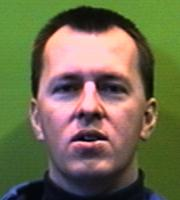
#> input picture q3_image_colorization/faces_sets/training_set/cgboyc.13.jpg, 180 x 200 px, found by its file name; its folder holds 4 pictures in this run
$ python app2.py
#> lines starting #> are read from the running program, lines starting #| are printed output that depends on the picture
#| Num of loaded images: 1
### dataset.py
"""
@ Author: Netanel Stern
@ ID: 206342255
@ Date: 12/02/2023
"""

"""
Dataset module for image colorizer

The module loads the data from given path and create a dataset
for the model.
"""


from skimage import io
import numpy as np
import os


class ImagesDataset:

    def __init__(self, path=None, formats=['jpg'], images=None):
        """
        Initialize the dataset

        Parameters
        ----------
        path : str, optional
            The path to the data.
        formats : list, optional
            The formats of the images. The default is ['jpg'].
        images : list, optional

        Returns
        -------
        None.

        """

        self.path = path
        self.formats = formats

        if images is not None:
            self.images = images
        else:
            self.images = []

    # [85 lines left out: functions set_path, set_formats, get_formats, get_images, __len__, __iter__, not called in this run]

    def load(self, verbose=False):
        """
        Load data for the dataset from given path

        Returns
        -------
        None.

        """

        for fname in os.walk(self.path).__next__()[2]:
            if fname.split('.')[-1] in self.formats:

                img_path = os.path.join(self.path, fname)

                if verbose:
                    print('Loading image: {}'.format(img_path))

                self.images.append(io.imread(img_path))

                if verbose:
                    print('Num of loaded images: {}'.format(len(self.images)))

# [4 lines that do not run on import are left out]

### image_util.py
"""
@ Author:  Netanel Stern
@ ID:      206342255
@ Date:    12/02/2023
"""

"""
Image Util provide some useful functions for image processing
"""

from skimage import io, color
import numpy as np

# [67 lines left out: functions read_image, convert_rgb_to_lab, convert_lab_to_rgb, convert_grayscale_to_rgb, not called in this run]


def convert_rgb_to_grayscale(image, method='average'):
    """
    Convert the image to grayscale

    Parameters
    ----------
    image : numpy array
        The image to convert.
    method : str, optional
        The method to use for conversion. The default is 'average'.
        The available methods are:
            'average' - average the three channels.
            'luminosity' - use the luminosity method.
            'red' - use the red channel.
            'green' - use the green channel.
            'blue' - use the blue channel.

    Returns
    -------
    numpy array
        The grayscale image.

    Raises
    ------
    ValueError
        If the method is invalid.
    """

    if method == 'average':
        return color.rgb2gray(image)
    elif method == 'luminosity':
        return color.rgb2lab(image)[:, :, 0]
    elif method == 'red':
        return image[:, :, 0]
    elif method == 'green':
        return image[:, :, 1]
    elif method == 'blue':
        return image[:, :, 2]
    else:
        raise ValueError('Invalid method')

def normalize_image(image, top_val=255, convert_to_int=False):
    """
    Normalize image pixels value to range [0, top_val]
    The return image is in the same shape as the input image

    Parameters
    ----------
    image : numpy array
        The image to normalize.
    top_val : int, optional
        The top value to normalize to. The default is 255.
    convert_to_int : bool, optional
        If True, the image will be converted to int. The default is False.

    Returns
    -------
    numpy array
        The normalized image.
    """

    image_dim = image.shape
    image = image.flatten()

    min_val = np.min(image)
    max_val = np.max(image)

    image = (image - min_val) / (max_val - min_val) * top_val

    if convert_to_int:
        image = image.astype(int)

    return image.reshape(image_dim)

# [17 lines left out: function calc_avergae_image, not called in this run]

### sim_image_colorizer.py
"""
@ Author:  Netanel Stern
@ ID:      206342255
@ Date:    12/02/2023
"""

"""
Sim image colorizer module use to colorize the image using image similarity

the similarity is calculated using PCA space with grayscale version of the images
"""

# %% imports

from dataset import ImagesDataset
from classifier import PCAClassifier
import numpy as np
import image_util as iu
from scipy.stats import norm

# %% Sim image colorizer class
class Colorizer:
    """
    Sim image colorizer class use to colorize the image using image similarity

    the similarity is calculated using PCA space with grayscale version of the images

    Attributes
    ----------
    dataset : Dataset
        The dataset to use for colorization.
    """

    def __init__(self, dataset):
        """
        Parameters
        ----------
        dataset : Dataset
            The dataset to use for colorization.
        pca_formatter : PCAFormatter
            The PCA formatter to use for colorization.
        """
        self.dataset = dataset
        self.clf = PCAClassifier()

    def fit_data(self, gray_method='average', verbose=False):
        """
        Fit the data to the classifier

        Parameters
        ----------
        gray_method : str, optional
            The method to use for conversion. The default is 'average'.
            The available methods are:
                'average' - average the three channels.
                'luminosity' - luminosity method.
        verbose : bool, optional
            Print the progress. The default is False.
        """

        self.gray_images = [iu.convert_rgb_to_grayscale(img, method=gray_method) for img in self.dataset.images]
#> in convert_rgb_to_grayscale, `return color.rgb2lab(image)[:, :, 0]`:
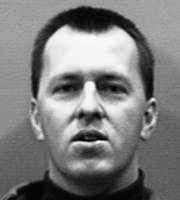
#> returned value: shape (200, 180) float64; min 0.37, max 91.3, mean 45.2; drawn with min black and max white
#> call 2 of convert_rgb_to_grayscale, with method = 'luminosity'
#> in convert_rgb_to_grayscale (call 2), `return color.rgb2lab(image)[:, :, 0]`:
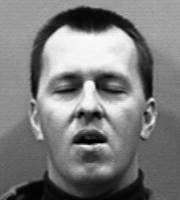
#> returned value: shape (200, 180) float64; min 0.236, max 91.67, mean 45.1; drawn with min black and max white
#> call 4 of convert_rgb_to_grayscale, with method = 'luminosity'
#> in convert_rgb_to_grayscale (call 4), `return color.rgb2lab(image)[:, :, 0]`:
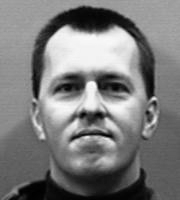
#> returned value: shape (200, 180) float64; min 1.03, max 91.89, mean 45.2; drawn with min black and max white
#> self.gray_images = 4 items

        if gray_method == 'luminosity':
            self.gray_images = [iu.normalize_image(img, 100, True) for img in self.gray_images]
#> in normalize_image, `min_val = np.min(image)`: min_val = 0.37
#> in normalize_image, `max_val = np.max(image)`: max_val = 91.3
#> in normalize_image, `return image.reshape(image_dim)`:
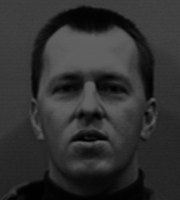
#> returned value: shape (200, 180) int64; min 0, max 100, mean 48.8
#> call 4 of normalize_image, with top_val = 100, convert_to_int = True
#> in normalize_image (call 4), `min_val = np.min(image)`: min_val = 1.03
#> in normalize_image (call 4), `max_val = np.max(image)`: max_val = 91.89
#> in normalize_image (call 4), `return image.reshape(image_dim)`:
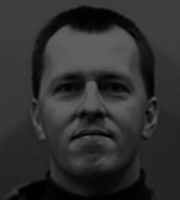
#> returned value: shape (200, 180) int64; min 0, max 100, mean 48.1

        self.clf.fit(self.gray_images)
#> in fit, `X_pca = self.pca.fit_transform(X)`: X_pca = [[-103.6, 476.5, -204.2, -9.02e-12], [-959.2, -503.3, 15.88, -9.02e-12], [50.95, 479.3, 204.4, -9.02e-12], [1011.8, -452.5, -16.13, -9.02e-12]]
#> in fit, `self.mapping = [(x, x_pca) for x, x_pca in zip(X, X_pca)]`: self.mapping = 4 items

    # [459 lines left out: functions calc_image_segmentation, calc_segment_distribution, calc_segment_boundry_rectangle, calc_segment_boundry_rectangle_coverage, calc_segment_center, calc_segment_map and 6 more, not called in this run]

### classifier.py
"""
@ Author:  Netanel Stern
@ ID:      206342255
@ Date:    12/02/2023
"""

"""
Classifier module for image colorizer uses to find the most similar image
to the input image.

this classifier uses PCA method to reduce the dimension of the images
and use the euclidean or cosine distance to find the most similar image.
"""

import numpy as np
from sklearn.decomposition import PCA
from scipy.spatial.distance import cosine

class PCAClassifier:

    def __init__(self, **kwargs):
        """
        Initialize the classifier
        """
        self.pca = PCA()

    def fit(self, X):
        """
        Fit the classifier to the data

        Parameters
        ----------
        X : numpy array
            The data to fit the classifier.

        Returns
        -------
        None.

        """

        X = np.array(X)

        if len(X.shape) > 2:
            X = X.reshape(X.shape[0], -1)

        X_pca = self.pca.fit_transform(X)
        self.components_ = self.pca.components_

        self.mapping = [(x, x_pca) for x, x_pca in zip(X, X_pca)]

    # [89 lines left out: functions get_mapping, predict, _euclidean, _cosine, not called in this run]

### app2.py

# %% imports

from sim_image_colorizer import Colorizer
from dataset import ImagesDataset
import image_util as iu
import matplotlib.pyplot as plt
import numpy as np
import os as os

# if __name__ == '__main__':

def check_paint_quality(source, target):
    dist = 0

    for i in range(source.shape[0]):
        for j in range(source.shape[1]):
            dist += np.linalg.norm(source[i, j] - target[i, j])

    return dist / (source.shape[0] * source.shape[1])

train_images_path = 'C:\\ws\\faces_sets\\faces_sets\\training_set'
train_data = ImagesDataset(path=train_images_path)
train_data.load(verbose=True)

colorizer = Colorizer(train_data)
colorizer.fit_data(gray_method='luminosity', verbose=True)

test_images_path = 'C:\\ws\\faces_sets\\faces_sets\\test_set'
test_data = ImagesDataset(path=test_images_path)
test_data.load(verbose=True)
#> (the run stopped early here; a loop or call above may not have finished)
